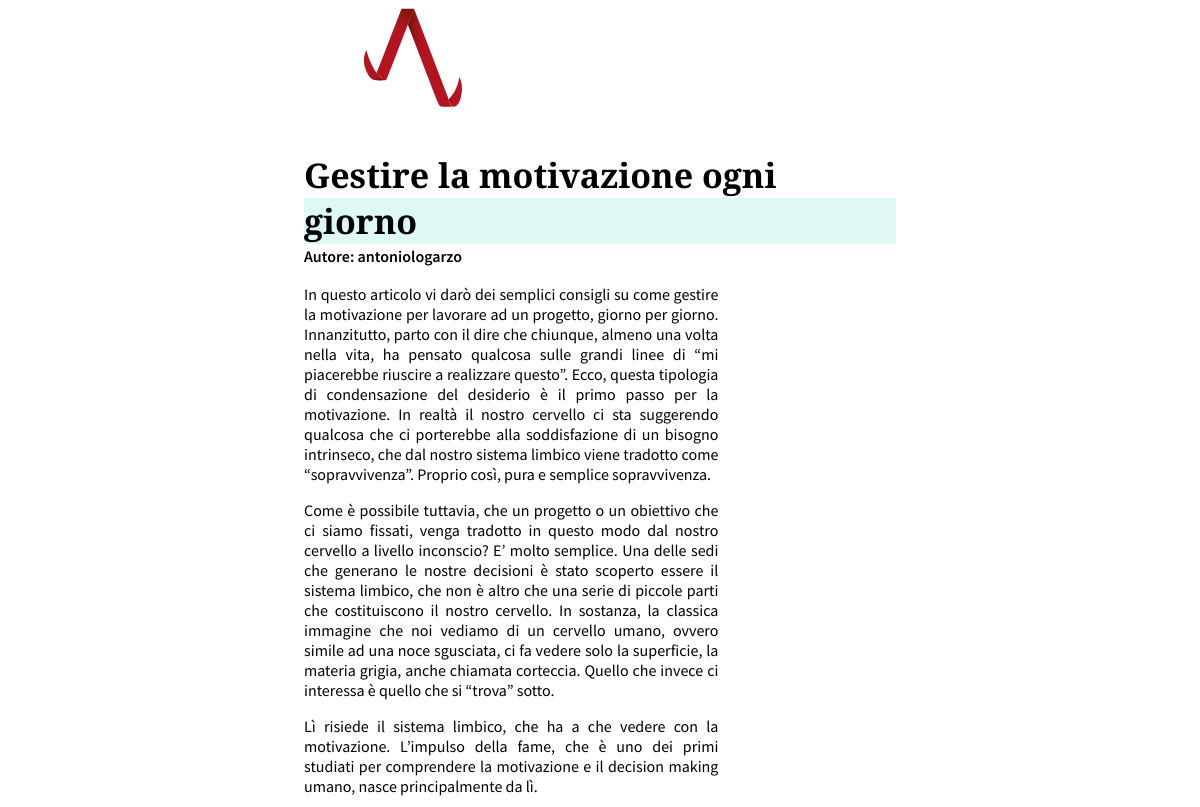
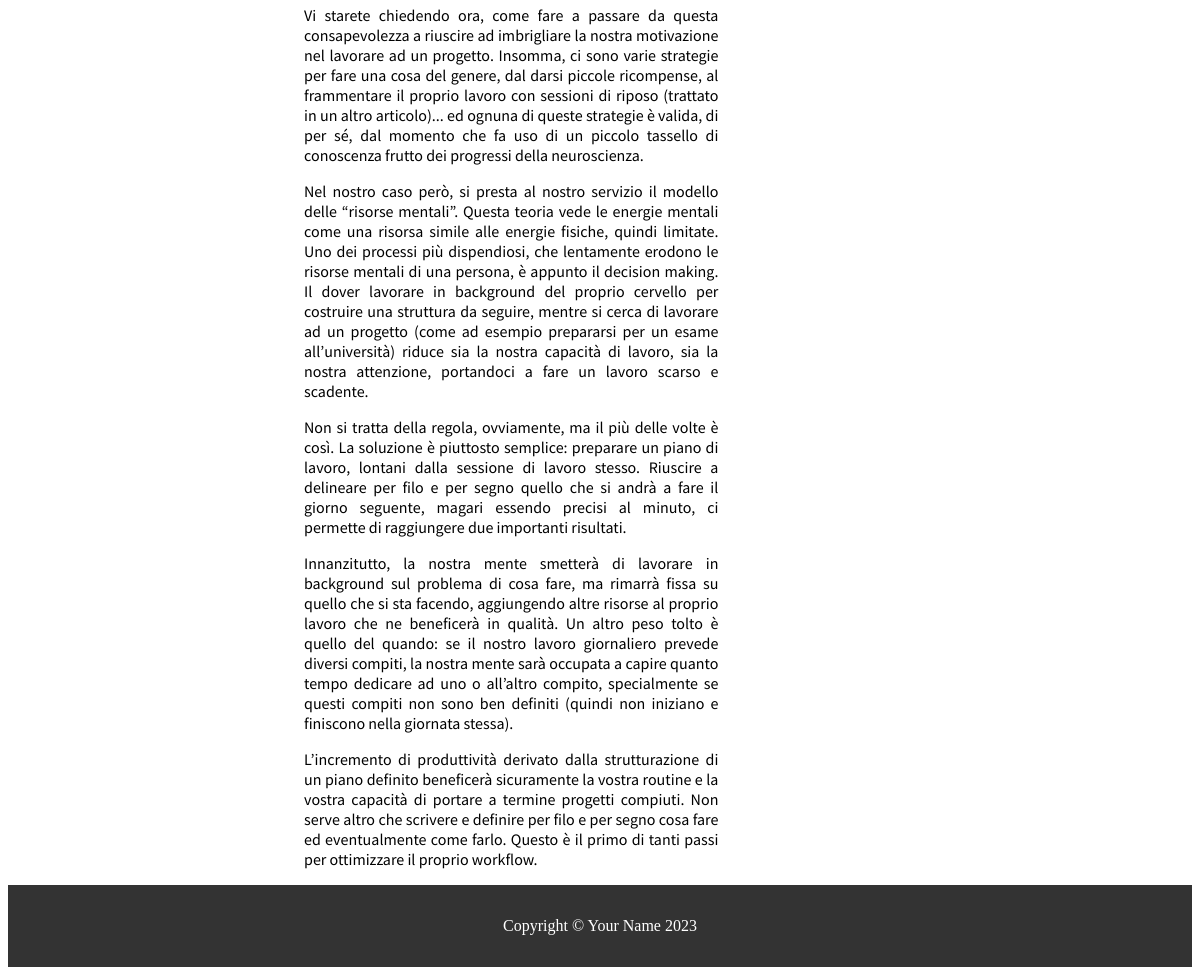
Page /article/gestire-la-motivazione-ogni-giorno/ on the committed database (2 pictures, top to bottom).
### blog/models.py (models this page shows, shortened)
class Post(models.Model):
    title = models.CharField(max_length=200, unique=True)
    slug = models.SlugField(max_length=200, unique=True)
    author = models.ForeignKey(User, on_delete= models.CASCADE,related_name='blog_posts')
    updated_on = models.DateTimeField(auto_now= True)
    content = models.TextField()
    created_on = models.DateTimeField(auto_now_add=True)
    status = models.IntegerField(choices=STATUS, default=0)
    tags = TaggableManager()
    class Meta:
        ordering = ['-created_on']

### blog/views.py (the view)
# urls.py: path('article/<slug:slug>/', views.PostDetail.as_view(), name='post_detail'),
class PostDetail(generic.DetailView):
    model = Post
    template_name = 'article.html'

### template/article.html (shortened to what this page needs)
{% extends 'base.html' %} {% load static %}
{% block content %}
<div class="corpse">
    <div class="title">{{post.title}}</div>
    <div class="subtitle_meta">Autore: {{post.author}}</div>
        <div class="content">{{post.content | safe}}
        </div>
</div>
{%endblock%}

### blog/static/blog/css/main.css (style rules this page uses)
body { background-color: #FFF; display: flex; flex-direction: column; }
.corpse { width: 50%; margin: 0 auto; display: grid; }
.title { font-family: 'Playfair Display', serif; font-weight: 600;; font-size: 34px; width: fit-content; background-image: linear-gradient(0deg,#ddf9f5 50%,transparent 50%); }
.subtitle_meta { font-family: 'Source Sans Pro', sans-serif; font-size: 16px; font-weight: 600; height: auto; line-height: 1.5em; }
.content { font-family: 'Source Sans Pro', sans-serif; font-size: 16px; width: 70%; text-align: justify; }

### rows in the picture
Post: title "Gestire la motivazione ogni giorno", author "antoniologarzo", content "In questo articolo vi darò dei semplici consigli su come gestire la motivazione per lavorare ad un progetto, giorno per giorno. Innanzitutto, parto con il dire che chiunque, almeno una volta nella vita, ha pensato qualcosa sulle grandi linee di “mi piacerebbe riuscire a realizzare questo”. Ecco, questa tipologia di condensazione del desiderio è il primo passo per la motivazione. In realtà il nostro cervello ci sta suggerendo qualcosa che ci porterebbe alla soddisfazione di un bisogno intrinseco, che dal nostro sistema limbico viene tradotto come “sopravvivenza”. Proprio così, pura e semplice sopravvivenza. Come è possibile tuttavia, che un progetto o un obiettivo che ci siamo fissati, venga…"
